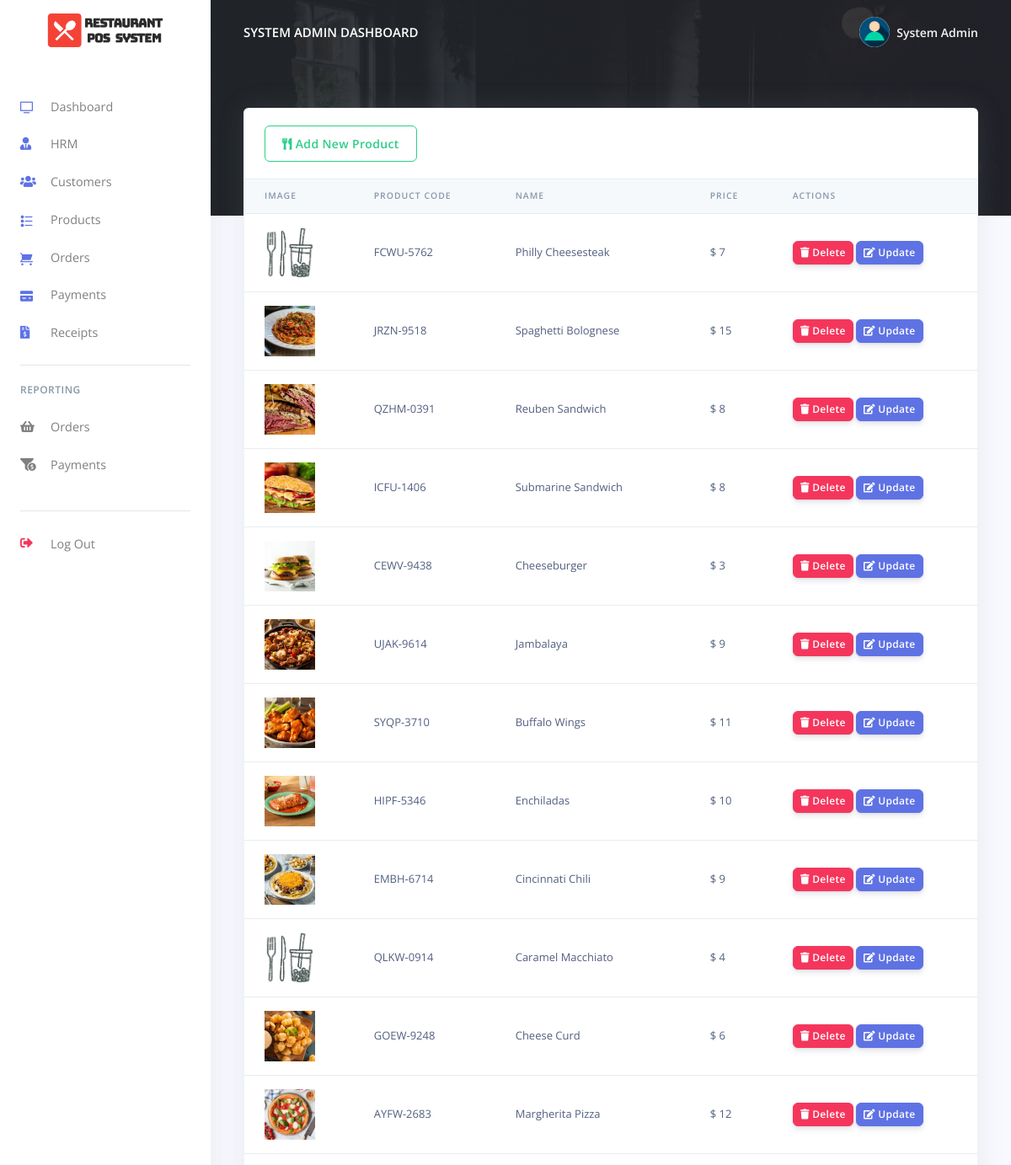
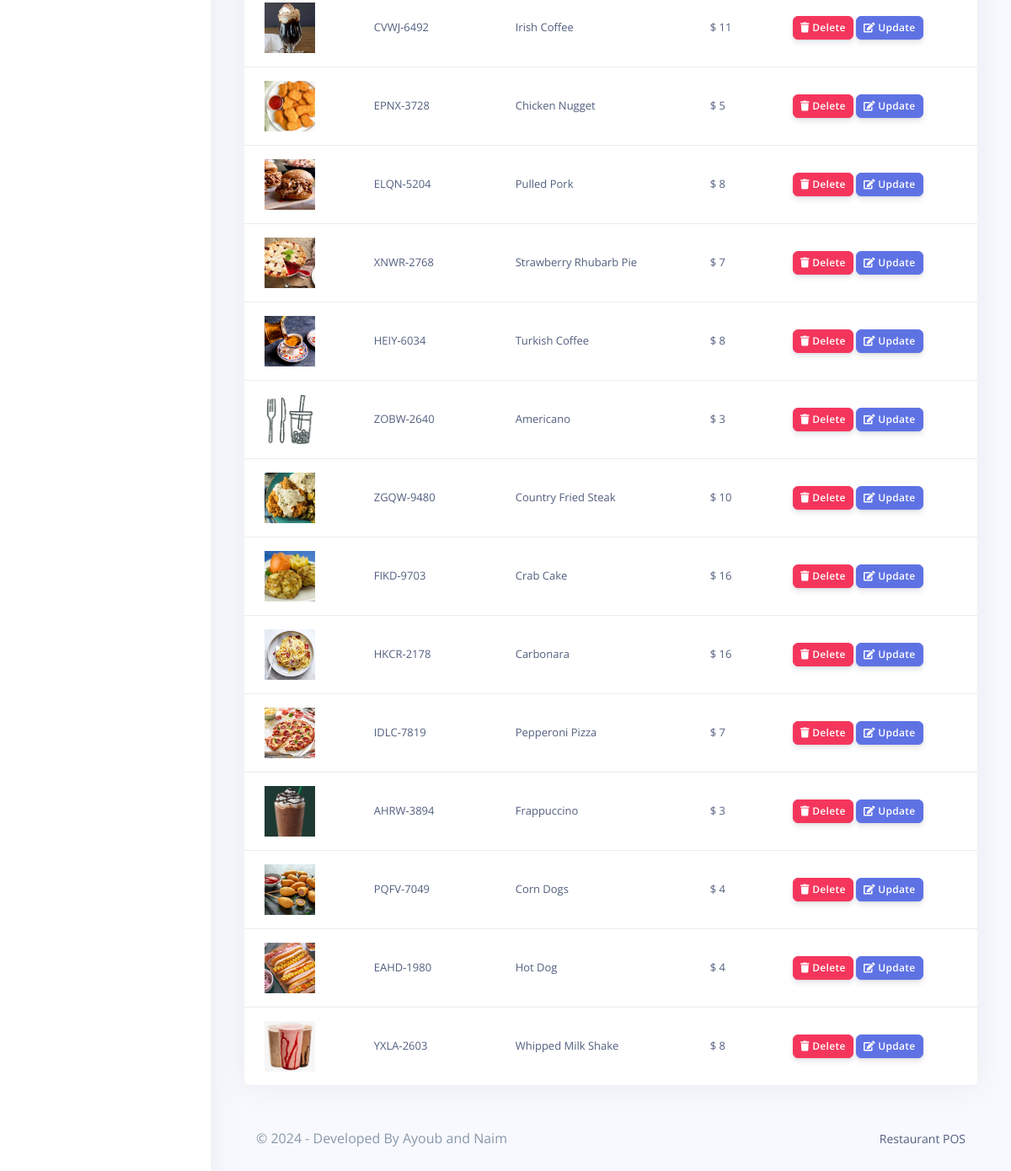
Screenshot of /Restro/admin/products.php (signed in) with the database file from the repository (2 pictures, top to bottom).
### tables this page shows
CREATE TABLE `rpos_admin` (
  `admin_id` varchar(200) NOT NULL,
  `admin_name` varchar(200) NOT NULL,
  `admin_email` varchar(200) NOT NULL,
  `admin_password` varchar(200) NOT NULL
);

CREATE TABLE `rpos_products` (
  `prod_id` varchar(200) NOT NULL,
  `prod_code` varchar(200) NOT NULL,
  `prod_name` varchar(200) NOT NULL,
  `prod_img` varchar(200) NOT NULL,
  `prod_desc` longtext NOT NULL,
  `prod_price` varchar(200) NOT NULL,
  `created_at` timestamp(6) NOT NULL DEFAULT current_timestamp(6) ON UPDATE current_timestamp(6)
);

### Restro/admin/products.php (the view, shortened to what this page needs)
<?php
include('config/config.php');
require_once('partials/_head.php');
?>
<body>
  <?php
  require_once('partials/_sidebar.php');
  ?>
  <div class="main-content">
    <?php
    require_once('partials/_topnav.php');
    ?>
    <div class="container-fluid mt--8">
      <div class="row">
        <div class="col">
          <div class="card shadow">
            <div class="card-header border-0">
              <a href="add_product.php" class="btn btn-outline-success">
                <i class="fas fa-utensils"></i>
                Add New Product
              </a>
            </div>
            <div class="table-responsive">
              <table class="table align-items-center table-flush">
                <thead class="thead-light">
                  <tr>
                    <th scope="col">Image</th>
                    <th scope="col">Product Code</th>
                    <th scope="col">Name</th>
                    <th scope="col">Price</th>
                    <th scope="col">Actions</th>
                  </tr>
                </thead>
                <tbody>
                  <?php
                  $ret = "SELECT * FROM  rpos_products ";
                  $stmt = $mysqli->prepare($ret);
                  $stmt->execute();
                  $res = $stmt->get_result();
                  while ($prod = $res->fetch_object()) {
                  ?>
                    <tr>
                      <td>
                        <?php
                        if ($prod->prod_img) {
                          echo "<img src='assets/img/products/$prod->prod_img' height='60' width='60 class='img-thumbnail'>";
                        } else {
                          echo "<img src='assets/img/products/default.jpg' height='60' width='60 class='img-thumbnail'>";
                        }
                        ?>
                      </td>
                      <td><?php echo $prod->prod_code; ?></td>
                      <td><?php echo $prod->prod_name; ?></td>
                      <td>$ <?php echo $prod->prod_price; ?></td>
                      <td>
                        <a href="products.php?delete=<?php echo $prod->prod_id; ?>">
                          <button class="btn btn-sm btn-danger">
                            <i class="fas fa-trash"></i>
                            Delete
                          </button>
                        </a>
                        <a href="update_product.php?update=<?php echo $prod->prod_id; ?>">
                          <button class="btn btn-sm btn-primary">
                            <i class="fas fa-edit"></i>
                            Update
                          </button>
                        </a>
                      </td>
                    </tr>
                  <?php } ?>
                </tbody>
              </table>
            </div>
          </div>
        </div>
      </div>
      <?php
      require_once('partials/_footer.php');
      ?>
    </div>
  </div>
</body>
</html>

### Restro/admin/partials/_sidebar.php (shortened to what this page needs)
<?php
$admin_id = $_SESSION['admin_id'];
$ret = "SELECT * FROM  rpos_admin  WHERE admin_id = '$admin_id'";
$stmt = $mysqli->prepare($ret);
$stmt->execute();
$res = $stmt->get_result();
while ($admin = $res->fetch_object()) {
?>
  <nav class="navbar navbar-vertical fixed-left navbar-expand-md navbar-light bg-white" id="sidenav-main">
    <div class="container-fluid">
      <a class="navbar-brand pt-0" href="dashboard.php">
        <img src="assets/img/brand/repos.png" class="navbar-brand-img" alt="...">
      </a>
      <div class="collapse navbar-collapse" id="sidenav-collapse-main">
        <ul class="navbar-nav">
          <li class="nav-item">
            <a class="nav-link" href="dashboard.php">
              <i class="ni ni-tv-2 text-primary"></i> Dashboard
            </a>
          </li>
          <li class="nav-item">
            <a class="nav-link" href="hrm.php">
              <i class="fas fa-user-tie text-primary"></i> HRM
            </a>
          </li>
          <li class="nav-item">
            <a class="nav-link" href="customes.php">
              <i class="fas fa-users text-primary"></i> Customers
            </a>
          </li>
          <li class="nav-item">
            <a class="nav-link" href="products.php">
              <i class="ni ni-bullet-list-67 text-primary"></i>Products
            </a>
          </li>
          <li class="nav-item">
            <a class="nav-link" href="orders.php">
              <i class="ni ni-cart text-primary"></i> Orders
            </a>
          </li>
          <li class="nav-item">
            <a class="nav-link" href="payments.php">
              <i class="ni ni-credit-card text-primary"></i> Payments
            </a>
          </li>
          <li class="nav-item">
            <a class="nav-link" href="receipts.php">
              <i class="fas fa-file-invoice-dollar text-primary"></i> Receipts
            </a>
          </li>
        </ul>
        <hr class="my-3">
        <h6 class="navbar-heading text-muted">Reporting</h6>
        <ul class="navbar-nav mb-md-3">
          <li class="nav-item">
            <a class="nav-link" href="orders_reports.php">
              <i class="fas fa-shopping-basket"></i> Orders
            </a>
          </li>
          <li class="nav-item">
            <a class="nav-link" href="payments_reports.php">
              <i class="fas fa-funnel-dollar"></i> Payments
            </a>
          </li>
        </ul>
        <hr class="my-3">
        <ul class="navbar-nav mb-md-3">
          <li class="nav-item">
            <a class="nav-link" href="logout.php">
              <i class="fas fa-sign-out-alt text-danger"></i> Log Out
            </a>
          </li>
        </ul>
      </div>
    </div>
  </nav>
<?php } ?>

### Restro/admin/partials/_topnav.php (shortened to what this page needs)
<?php
$admin_id = $_SESSION['admin_id'];
$ret = "SELECT * FROM  rpos_admin  WHERE admin_id = '$admin_id'";
$stmt = $mysqli->prepare($ret);
$stmt->execute();
$res = $stmt->get_result();
while ($admin = $res->fetch_object()) {
?>
    <nav class="navbar navbar-top navbar-expand-md navbar-dark" id="navbar-main">
        <div class="container-fluid">
            <a class="h4 mb-0 text-white text-uppercase d-none d-lg-inline-block" href="dashboard.php"><?php echo $admin->admin_name; ?> Dashboard</a>
            <ul class="navbar-nav align-items-center d-none d-md-flex">
                <li class="nav-item dropdown">
                    <a class="nav-link pr-0" href="#" role="button" data-toggle="dropdown" aria-haspopup="true" aria-expanded="false">
                        <div class="media align-items-center">
                            <span class="avatar avatar-sm rounded-circle">
                                <img alt="Image placeholder" src="assets/img/theme/user-a-min.png">
                            </span>
                            <div class="media-body ml-2 d-none d-lg-block">
                                <span class="mb-0 text-sm  font-weight-bold"><?php echo $admin->admin_name; ?></span>
                            </div>
                        </div>
                    </a>
                </li>
            </ul>
        </div>
    </nav>
<?php } ?>

### rows the page displays
rpos_admin: admin_name "SYSTEM ADMIN", admin_name "System Admin"
rpos_products: prod_code "FCWU-5762", prod_name "Philly Cheesesteak", prod_price "7"
rpos_products: prod_img (picture), prod_code "JRZN-9518", prod_name "Spaghetti Bolognese", prod_price "15"
rpos_products: prod_img (picture), prod_code "QZHM-0391", prod_name "Reuben Sandwich", prod_price "8"
rpos_products: prod_img (picture), prod_code "ICFU-1406", prod_name "Submarine Sandwich", prod_price "8"
rpos_products: prod_img (picture), prod_code "CEWV-9438", prod_name "Cheeseburger", prod_price "3"
rpos_products: prod_img (picture), prod_code "UJAK-9614", prod_name "Jambalaya", prod_price "9"
rpos_products: prod_img (picture), prod_code "SYQP-3710", prod_name "Buffalo Wings", prod_price "11"
rpos_products: prod_img (picture), prod_code "HIPF-5346", prod_name "Enchiladas", prod_price "10"
rpos_products: prod_img (picture), prod_code "EMBH-6714", prod_name "Cincinnati Chili", prod_price "9"
rpos_products: prod_code "QLKW-0914", prod_name "Caramel Macchiato", prod_price "4"
rpos_products: prod_img (picture), prod_code "GOEW-9248", prod_name "Cheese Curd", prod_price "6"
rpos_products: prod_img (picture), prod_code "AYFW-2683", prod_name "Margherita Pizza", prod_price "12"
rpos_products: prod_img (picture), prod_code "CVWJ-6492", prod_name "Irish Coffee", prod_price "11"
rpos_products: prod_img (picture), prod_code "EPNX-3728", prod_name "Chicken Nugget", prod_price "5"
rpos_products: prod_img (picture), prod_code "ELQN-5204", prod_name "Pulled Pork", prod_price "8"
rpos_products: prod_img (picture), prod_code "XNWR-2768", prod_name "Strawberry Rhubarb Pie", prod_price "7"
rpos_products: prod_img (picture), prod_code "HEIY-6034", prod_name "Turkish Coffee", prod_price "8"
rpos_products: prod_code "ZOBW-2640", prod_name "Americano", prod_price "3"
rpos_products: prod_img (picture), prod_code "ZGQW-9480", prod_name "Country Fried Steak", prod_price "10"
rpos_products: prod_img (picture), prod_code "FIKD-9703", prod_name "Crab Cake", prod_price "16"
rpos_products: prod_img (picture), prod_code "HKCR-2178", prod_name "Carbonara", prod_price "16"
rpos_products: prod_img (picture), prod_code "IDLC-7819", prod_name "Pepperoni Pizza", prod_price "7"
rpos_products: prod_img (picture), prod_code "AHRW-3894", prod_name "Frappuccino", prod_price "3"
rpos_products: prod_img (picture), prod_code "PQFV-7049", prod_name "Corn Dogs", prod_price "4"
rpos_products: prod_img (picture), prod_code "EAHD-1980", prod_name "Hot Dog", prod_price "4"
rpos_products: prod_img (picture), prod_code "YXLA-2603", prod_name "Whipped Milk Shake", prod_price "8"
